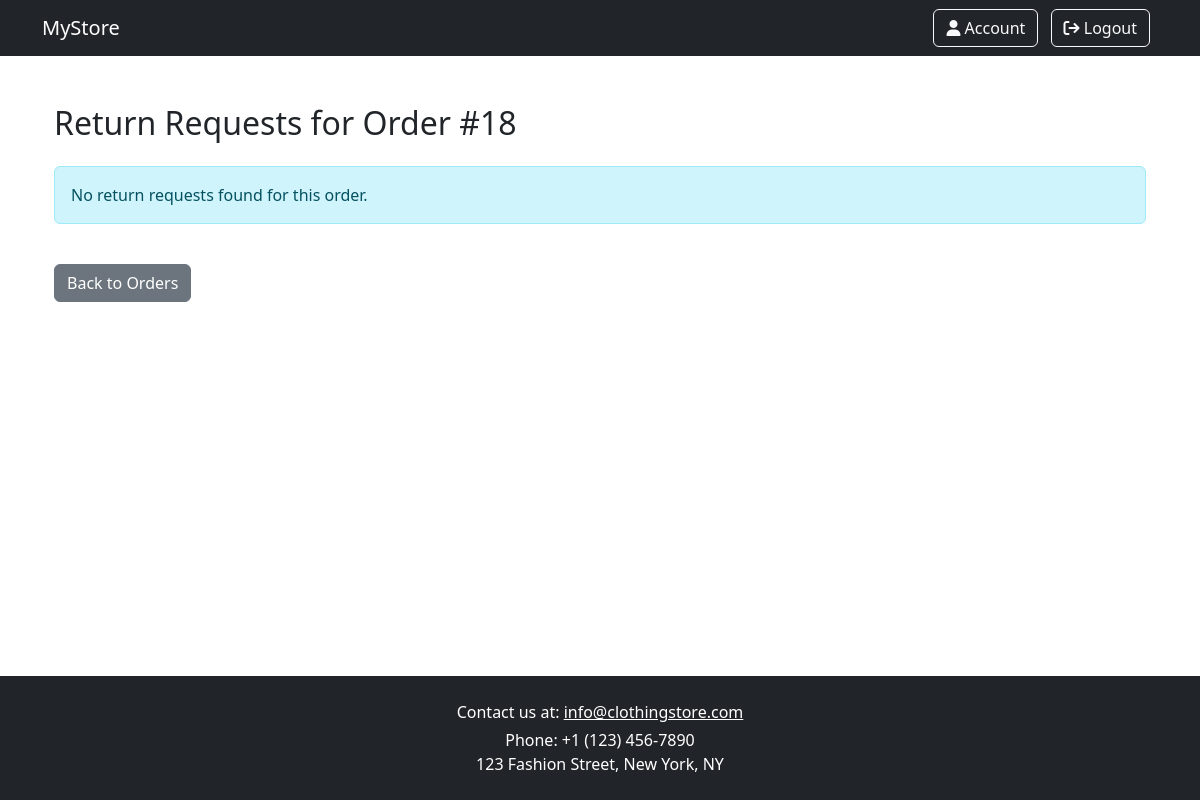
/shop/order/18/returns/, run on an earlier commit of the app's database.
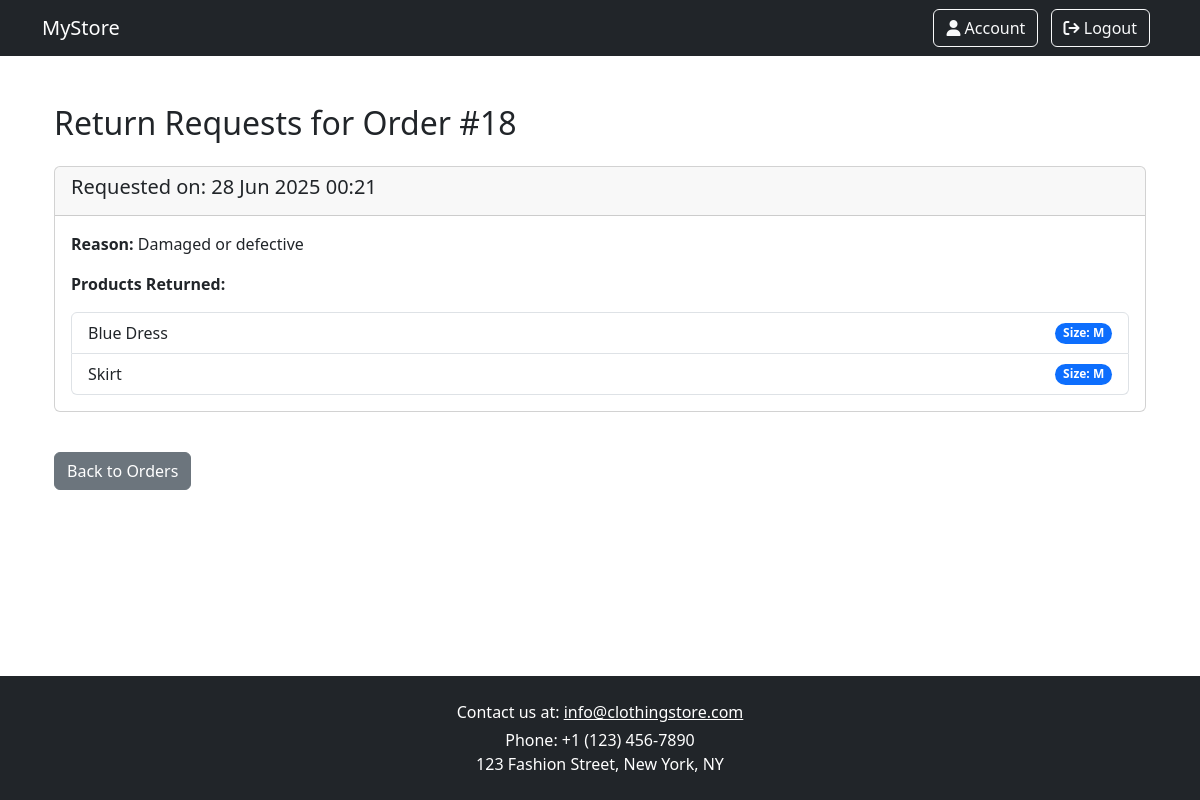
And on a later commit of the database.
### shop/models.py (models this page shows, shortened)
class ReturnRequest(models.Model):
    REASONS = [
        ('damaged', 'Damaged or defective'),
        ('wrong_item', 'Wrong item received'),
        ('not_satisfied', 'Not satisfied with the product'),
        ('other', 'Other'),
    ]
    user = models.ForeignKey(Profile, on_delete=models.CASCADE, related_name="return_requests")
    order = models.ForeignKey(Order, on_delete=models.CASCADE)
    order_products = models.ManyToManyField(OrderProduct)
    reason = models.CharField(max_length=20, choices=REASONS)
    notes = models.TextField(blank=True, null=True)
    date_requested = models.DateTimeField(auto_now_add=True)

class OrderProduct(models.Model):
    order = models.ForeignKey(Order, on_delete=models.CASCADE, related_name="products")
    product = models.ForeignKey(Product, on_delete=models.PROTECT)
    size = models.ForeignKey(Size, on_delete=models.CASCADE, default='M')
    quantity = models.PositiveIntegerField(validators=[MinValueValidator(1)])
    unit_price = models.DecimalField(max_digits=10, validators=[MinValueValidator(Decimal('0.00'))], decimal_places=2) # price at the time of order
    class Meta:
        unique_together = ("order", "product", "size")

### products/models.py (models this page shows, shortened)
class Product(models.Model):
    name = models.CharField(max_length=100, unique=True)
    description = models.TextField(blank=True)
    price = models.DecimalField(max_digits=10, validators=[MinValueValidator(Decimal('0.01'))],decimal_places=2)
    categories = models.ManyToManyField(Category, blank=True)
    image = CloudinaryField('image', blank=True, null=True, default='placeholder')
    is_sale = models.BooleanField(default=False)
    sale_price = models.DecimalField(max_digits=10, validators=[MinValueValidator(Decimal('0.01'))],decimal_places=2, blank=True, null=True)
    class Meta:
        db_table = 'products'
        ordering = ['name']

class Size(models.Model):
    name = models.CharField(max_length=20, primary_key=True)
    description = models.TextField(max_length=280, blank=True)
    class Meta:
        db_table = "Sizes"
        ordering = ['name']
    def __str__(self):
        return self.name

### shop/views.py (the view)
# urls.py: path('order/<int:order_id>/returns/', views.return_requests_for_order, name='return_requests_for_order'),
def return_requests_for_order(request, order_id):
    order = get_object_or_404(Order, id=order_id)
    return_requests = ReturnRequest.objects.filter(order=order)
    context = {
        'order': order,
        'return_requests': return_requests,
    }
    return render(request, 'return_requests_for_order.html', context)

### static/context_processors.py (called while the page is built)
def user_roles(request):
    user = request.user
    return {
        'is_client': user.is_authenticated and user.groups.filter(name='client').exists(),
        'is_manager': user.is_authenticated and user.groups.filter(name='manager').exists(),
        'is_admin': user.is_authenticated and user.is_superuser,
    }

### templates/return_requests_for_order.html (shortened to what this page needs)
{% extends 'base.html' %}
{% load static %}
{% block content %}
<div class="container my-4">
  <h2 class="mb-4">Return Requests for Order #{{ order.id }}</h2>
  {% if return_requests %}
    {% for req in return_requests %}
      <div class="card mb-3">
        <div class="card-header">
            <h5>Requested on: {{ req.date_requested|date:"d M Y H:i" }}</h5>
        </div>
        <div class="card-body">
            <p><strong>Reason:</strong> {{ req.get_reason_display }}</p>
          <p><strong>Products Returned:</strong></p>
          <ul class="list-group">
            {% for product in req.order_products.all %}
              <li class="list-group-item d-flex justify-content-between align-items-center">
                {{ product.product.name }}
                <span class="badge bg-primary rounded-pill">Size: {{ product.size }}</span>
              </li>
            {% endfor %}
          </ul>
        </div>
      </div>
    {% endfor %}
  {% else %}
    <div class="alert alert-info" role="alert">
      No return requests found for this order.
    </div>
  {% endif %}
  <a href="{% url 'manage_orders' %}" class="btn btn-secondary mt-4">Back to Orders</a>
</div>
{% endblock %}

What changed in the data, as far as the page shows it:
added ReturnRequest: date_requested "28 Jun 2025 00:21", reason "Damaged or defective"
now on this page (row unchanged): OrderProduct: product.name "Blue Dress", size "M"
now on this page (row unchanged): OrderProduct: product.name "Skirt", size "M"
Also different on the page:
text no longer shown: "No return requests found for this order."
